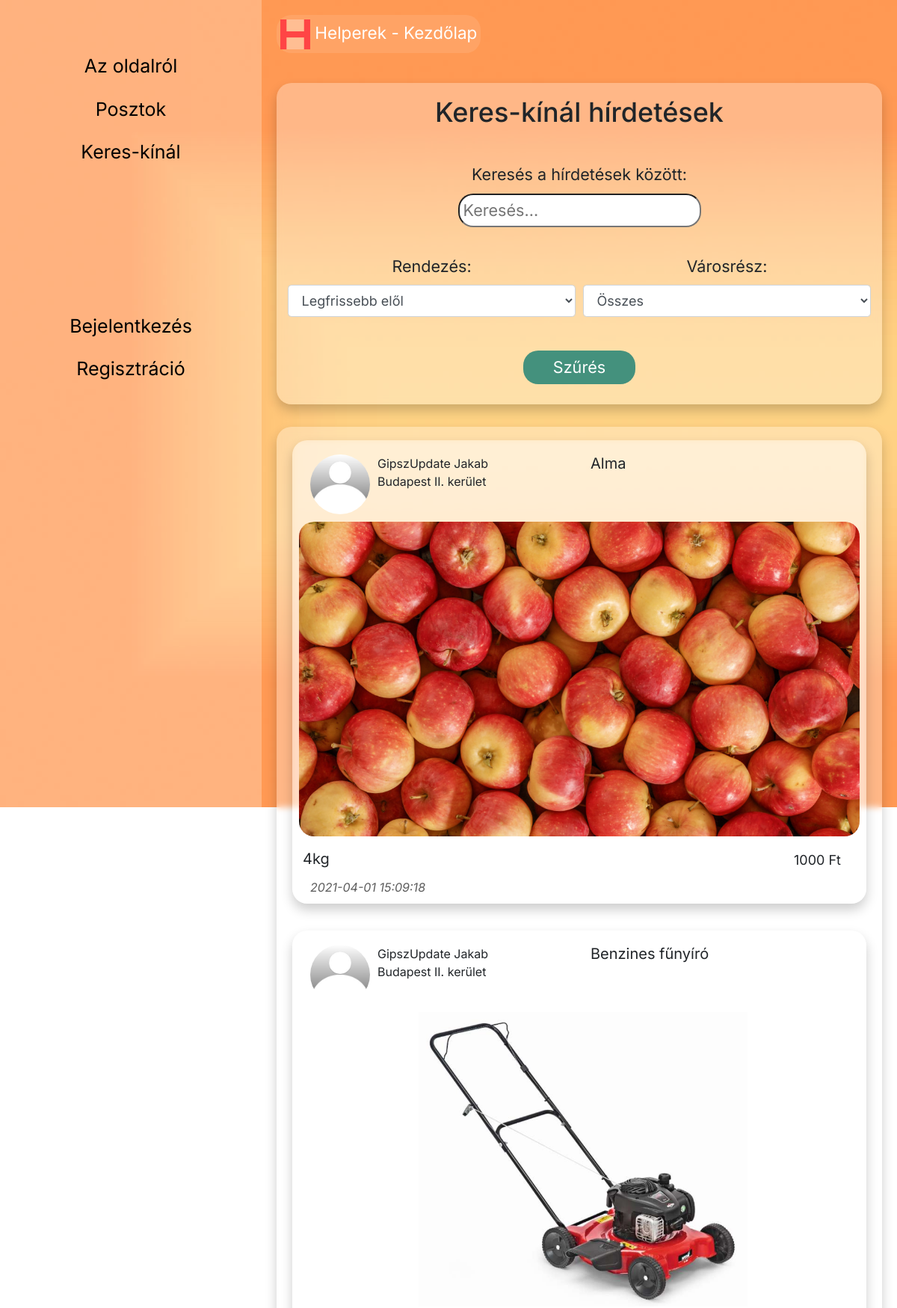
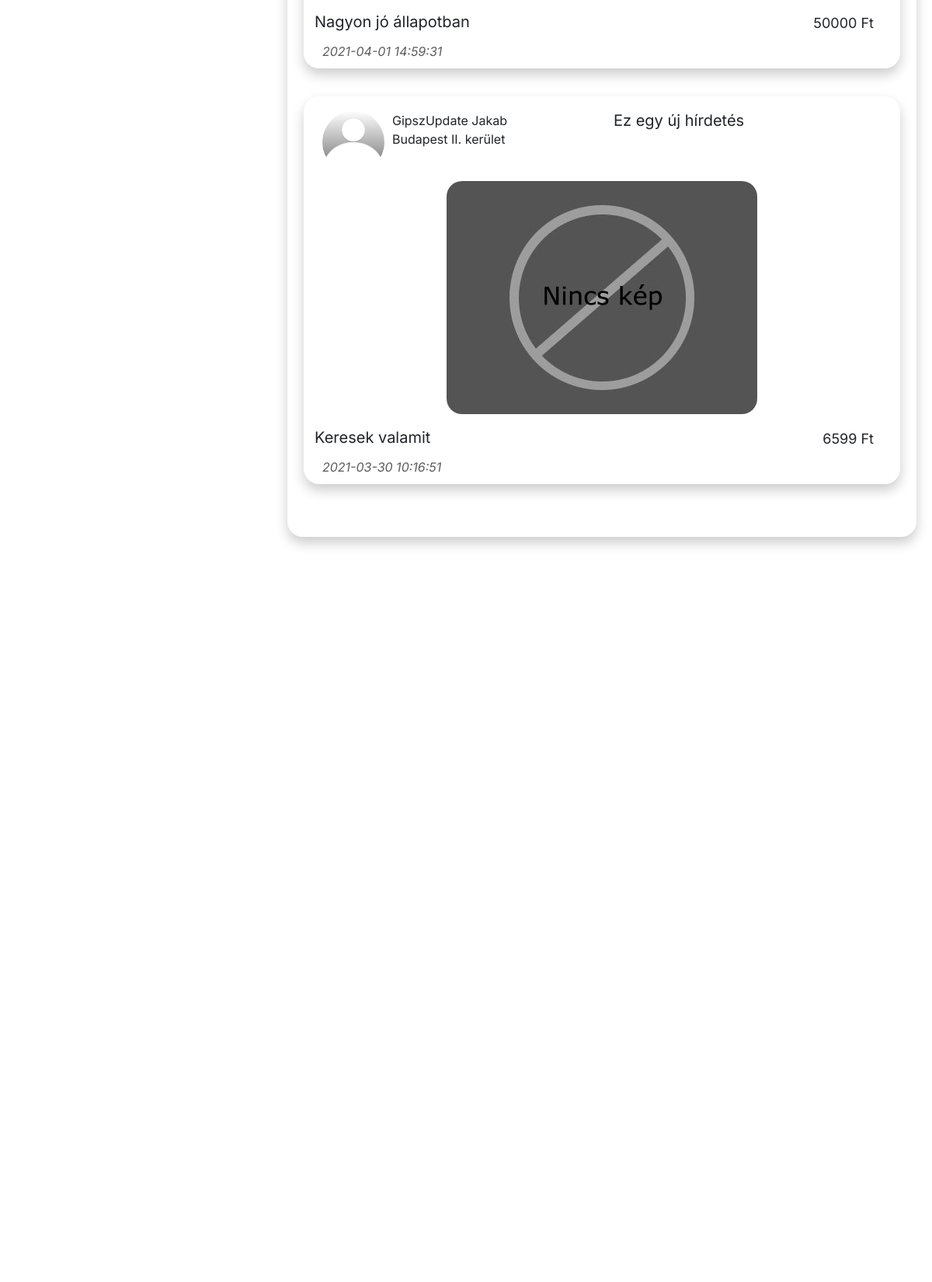
The app's page /Web_file/mainProject/index.php?controller=offer&action=index (upper part) with its own data (2 pictures, top to bottom).
### tables this page shows
CREATE TABLE `offers` (
  `id` int(11) NOT NULL,
  `author_id` bigint(20) NOT NULL,
  `offer_name` varchar(255) NOT NULL,
  `offer_description` text NOT NULL,
  `offer_images` text NOT NULL,
  `offer_price` int(11) NOT NULL,
  `offer_city` varchar(50) NOT NULL,
  `offer_timestamp` datetime NOT NULL DEFAULT current_timestamp() ON UPDATE current_timestamp()
);

CREATE TABLE `users` (
  `id` int(11) NOT NULL,
  `user_id` bigint(20) NOT NULL,
  `first_name` varchar(255) NOT NULL,
  `last_name` varchar(255) NOT NULL,
  `email` varchar(255) NOT NULL,
  `password_hash` varchar(255) NOT NULL,
  `date_of_birth` date DEFAULT NULL,
  `county` varchar(255) DEFAULT NULL,
  `city` varchar(255) DEFAULT NULL,
  `role` varchar(25) NOT NULL,
  `phone` varchar(15) DEFAULT NULL,
  `phone_visible` tinyint(1) NOT NULL DEFAULT 0,
  `about` text DEFAULT NULL
);

### Web_file/mainProject/src/app/controller/CommonController.php (called while the page is built, shortened)
<?php
class CommonController {
    protected $controllerName = null;
    protected function render($view,$data = []){
        extract($data);
        include("src/app/view/{$this->controllerName}/{$view}.php");
        return ob_get_clean();
    }
}

### Web_file/mainProject/src/app/controller/OfferController.php (called while the page is built, shortened)
<?php
require_once('src/app/model/User.php');
require_once('src/app/model/Offer.php');
class OfferController extends CommonController
{
    public function actionIndex()
    {
        if (isset($_GET['order']))
        {
            $offers = Offer::findAll($_GET['order']);
        }
        else
        {
            $offers = Offer::findAll("DESC");
        }
        return $this->render('index', [
            "offers" => $offers
        ]);
    }
}

### Web_file/mainProject/index.php (called while the page is built, shortened)
<?php
require_once("src/app/controller/OfferController.php");
$controllerName = !empty($_GET['controller'])?ucfirst($_GET['controller']) . "Controller":"UserController";
$actionName = !empty($_GET['action'])?"action".ucfirst($_GET['action']):"actionIndex";
$content = "";
if ($controllerName == "OfferController")
{
    $controller = new \app\controller\OfferController();
    if($actionName == "actionIndex")
    {
        $content = $controller->actionIndex();
    }
}
include("src/app/view/templates/main-template.php");
?>

### Web_file/mainProject/src/app/model/Offer.php (called while the page is built, shortened)
<?php
class Offer
{
    private $id;
    private $offer_name;
    private $offer_description;
    private $offer_images;
    private $offer_price;
    private $offer_timestamp;
    public function getId()
    {
        return $this->id;
    }
    public function getOffer_name()
    {
        return $this->offer_name;
    }
    public function getOffer_description()
    {
        return $this->offer_description;
    }
    public function getOffer_images()
    {
        return $this->offer_images;
    }
    public function getOffer_price()
    {
        return $this->offer_price;
    }
    public function getOffer_timestamp()
    {
        return $this->offer_timestamp;
    }
    public static function findAll($order)
    {
        $conn = Database::getConnection();
        if (strtoupper($order) == "DESC")
        {
            $sql = "SELECT * FROM `offers` ORDER BY `offer_timestamp` DESC";
        }
        else if (strtoupper($order) == "ASC")
        {
            $sql = "SELECT * FROM `offers` ORDER BY `offer_timestamp` ASC";
        }
        $statement = $conn->prepare($sql);
        $statement->execute();
        return $statement->fetchAll(PDO::FETCH_CLASS,self::class);
    }
}

### Web_file/mainProject/src/app/model/User.php (called while the page is built, shortened)
<?php
class User
{
    private $id;
    private $first_name;
    private $last_name;
    private $city;
    public function getId()
    {
        return $this->id;
    }
    public function getFirst_name()
    {
        return $this->first_name;
    }
    public function getLast_name()
    {
        return $this->last_name;
    }
    public function getCity()
    {
        return $this->city;
    }
    public static function findOneByUserId($user_id)
    {
        $conn = Database::getConnection();
        $sql = "SELECT * FROM users WHERE `user_id` = :user_id";
        $statement = $conn->prepare($sql);
        $statement->execute([
            ":user_id" => $user_id
        ]);
        return $statement->fetchObject(self::class);
    }
}

### Web_file/mainProject/src/app/view/offer/index.php (the view, shortened to what this page needs)
<?php
require_once("src/app/model/Offer.php");
require_once("src/app/model/User.php");
if (!isset($_POST['offer-search']))
{
    $offers = Offer::findAll("DESC");
}
else
{
    $offers = Offer::findAllByFilters($_POST['offer-search'], $_POST['offer']['city'], $_POST['offer']['order']);
}
$cities = [
    "Budapest I. kerület", "Budapest II. kerület", "Budapest III. kerület", "Budapest IV. kerület", "Budapest V. kerület",
    "Budapest VI. kerület", "Budapest VII. kerület", "Budapest VIII. kerület", "Budapest IX. kerület", "Budapest X. kerület",
    "Budapest XI. kerület", "Budapest XII. kerület", "Budapest XIII. kerület", "Budapest XIV. kerület", "Budapest XV. kerület",
    "Budapest XVI. kerület", "Budapest XVII. kerület", "Budapest XVIII. kerület", "Budapest XIX. kerület", "Budapest XX. kerület",
    "Budapest XXI. kerület", "Budapest XXII. kerület", "Budapest XXIII. kerület"
];
?>
<div class="container search-area pb-2">
    <div class="row">
        <div class="col-12 text-center my-3">
            <h2>Keres-kínál hírdetések</h2>
        </div>
    </div>
    <form action="index.php?controller=offer&action=index" method="POST" class="my-3 text-center">
        <div class="form-row my-3">
            <div class="form-group col-md-6 offset-md-3">
                <label for="offer-search">Keresés a hírdetések között:</label>
                <input type="search" name="offer-search" id="offer-search" placeholder="Keresés..." <?php echo (isset($_POST['offer-search']))?'value = ' . $_POST['offer-search']:"" ?> >
            </div>
        </div>
        <div class="form-row my-3">
            <div class="form-group col-md-6">
                <label for="offer-order">Rendezés:</label>
                <select class="form-control" name="offer[order]" id="offer-order">
                    <option value="DESC" <?= (isset( $_POST['offer']) && $_POST['offer']['order'] == "DESC")?"selected":"" ?> >Legfrissebb elől</option>
                </select>
            </div>
            <div class="form-group col-md-6">
                <label for="offer-city">Városrész:</label>
                <select name="offer[city]" id="offer-city" class="form-control">
                    <option value="All">Összes</option>
                </select>
            </div>
        </div>
        <input type="submit" value="Szűrés" class="btn-search mt-2">
    </form>
</div>
<div class="container post-container my-3">
    <div class="row">
        <?php if (isset($_POST['offer-search']) && count($offers) < 1) : ?>
            <div class="col-12 my-3">
                <div class="alert alert-warning text-center">Nincs a keresésnek megfelelő poszt! :(</div>
            </div>
        <?php else : ?>
        <?php foreach($offers as $offer) : ?>
            <?php $user = User::findOneByUserId($offer->getAuthor_id()); ?>
            <div class="col-12 offer-container my-3 p-2">
                <div class="row offer-header-row">
                    <div class="col-md-6 offer-user" onclick=<?= "location.href='index.php?controller=user&action=profile&id=" . $user->getId() . "';" ?> style="cursor: pointer;">
                        <img src="img/general_profile_picture.jpg" alt="user-profile-img" title="Ugrás a profilra" class="img-fluid">
                        <p>
                        <?php
                        echo $user->getLast_name() . " " . $user->getFirst_name();
                        ?> </br>
                        <?php
                        echo $user->getCity();
                        ?>
                        </p>
                    </div>
                    <div class="col-md-6 offer-header">
                        <p><?= $offer->getOffer_name() ?></p>
                    </div>
                </div>
                <div class="row mb-3">
                    <div class="col-12 offer-image" onclick=<?= "location.href='index.php?controller=offer&action=view&id=" . $offer->getId() . "';" ?> style="cursor: pointer;">
                    <?php if (!empty($offer->getOffer_images())) : ?>
                        <img src=<?= 'img/uploads/' . $offer->getOffer_images() ?> alt="offer-img" title="Ugrás a hírdetésre" class="img img-fluid">
                    <?php else : ?>
                        <img src="img/unknown_img.jpg" alt="offer-img" title="Ugrás a hírdetésre" class="img img-fluid">
                    <?php endif; ?>
                    </div>
                </div>
                <div class="row my-3">
                    <div class="col-8 offer-info">
                        <p><?= $offer->getOffer_description() ?></p>
                    </div>
                    <div class="col-4 offer-price">
                        <p><?= $offer->getOffer_price() ?> Ft</p>
                    </div>
                </div>
                <div class="col-12 post-time">
                    <?= $offer->getOffer_timestamp() ?>
                </div>
            </div>
        <?php endforeach; ?>
        <?php endif; ?>
    </div>
</div>

### Web_file/mainProject/src/app/view/templates/main-template.php (shortened to what this page needs)
<?php
require_once("src/app/model/User.php");
?>
<!DOCTYPE html>
<html lang="hu">
<head>
    <link rel="stylesheet" href="https://cdn.jsdelivr.net/npm/bootstrap@4.6.0/dist/css/bootstrap.min.css">
    <link rel="stylesheet" href="css/style.css">
</head>
<body>
    <?php include_once("src/app/view/templates/sidebar.php") ?>
    <div id="main">
    <?php include_once("src/app/view/templates/navbar.php") ?>
    <?= $content ?>
    </div>
</body>
</html>

### Web_file/mainProject/src/app/view/templates/sidebar.php (shortened to what this page needs)
<?php
require_once("src/app/model/User.php");
?>
<div id="mySidebar" class="sidebar">
    <a href="index.php?controller=site&action=about">Az oldalról</a>
    <a href="index.php?controller=post&action=index">Posztok</a>
    <a href="index.php?controller=offer&action=index">Keres-kínál</a>
    <?php if (isset($_SESSION['user_id'])) : ?>
        <a href="index.php?controller=post&action=create">Poszt létrehozása</a>
        <a href="index.php?controller=user&action=posts&order=desc">Saját posztok</a>
        <a href="index.php?controller=offer&action=create&order=desc">Hírdetés létrehozása</a>
        <a href="index.php?controller=user&action=offers&order=desc">Saját hírdetések</a>
        <a href=<?= "index.php?controller=user&action=profile&id=" . $user->getId() ?> >Fiók beállítások</a>
        <a class="btn btn-secondary btn-logout" href="index.php?controller=user&action=logout">Kijelentkezés</a>
    <?php else : ?>
        <a class="sidebar-action-buttons" href="index.php?controller=user&action=login">Bejelentkezés</a>
        <a href="index.php?controller=user&action=register">Regisztráció</a>
    <?php endif; ?>
</div>

### Web_file/mainProject/src/app/view/templates/navbar.php (shortened to what this page needs)
<nav class="nav navbar-right navbar-dark justify-content-between" id="navbar">
    <a class="navbar-brand" href="index.php?controller=user&action=index"><img src="img/logo.png" alt="Főoldal" title="Főoldal" class="img img-fluid img-logo"> Helperek - Kezdőlap</a>
</nav>

### Web_file/mainProject/css/style.css (style rules this page uses)
html { overflow-x: hidden; font-size: 18px; }
body { overflow-x: hidden; background-size: cover; font-family: 'Inter', sans-serif; min-height: 100vh; }
.sidebar { height: 100%; width: 0; position: fixed; z-index: 2; top: 0; left: 0; background-color: rgba(255, 255, 255, 0.25); overflow-x: hidden; padding-top: 60px; transition: 0.5s; }
.sidebar a { padding: 10px; text-decoration: none; font-size: 25px; color: #000000; display: block; transition: 0.2s; border-radius: 10px; text-align: center; }
#main { transition: margin-left .5s; padding: 20px; height: 100vh; }
.nav { position: relative; margin-bottom: 20px; }
.navbar-brand { background-color: rgba(255, 255, 255, 0.1); border-radius: 20px; padding-left: 5px; padding-right: 5px; }
.navbar-brand>.img-logo { width: 40px; }
.sidebar-action-buttons { margin-top: 50%; }
.container.search-area { background-color: rgba(255, 255, 255, 0.3); backdrop-filter: blur(4px); border-radius: 20px; box-shadow: 0px 8px 16px 0px rgba(0,0,0,0.2); max-width: 992px; margin: auto; font-size: 1.2em; margin-bottom: 30px; margin-top: 40px; }
.container.search-area input { border-radius: 20px; height: 2.5rem; padding: 5px; }
.post-container { background-color: rgba(255, 255, 255, 0.3); backdrop-filter: blur(4px); border-radius: 20px; box-shadow: 0px 8px 16px 0px rgba(0,0,0,0.2); max-width: 992px; margin: auto; font-size: 20px; padding-bottom: 50px; }
.post-time { font-style: italic; font-size: 16px; color:rgba(53, 53, 53, 0.8); position: absolute; bottom: 10px; display: flex; flex-direction: row; justify-content: space-between; }
.btn-search { background-color:rgb(68, 145, 125); color: white; width: 150px; padding: 10px 10px 10px 10px; border: none; border-radius: 20px; transition: 0.5s; }
.offer-container { background-color: rgba(255, 255, 255, 0.3); backdrop-filter: blur(4px); border-radius: 20px; box-shadow: 0px 8px 16px 0px rgba(0,0,0,0.2); max-width: 768px; margin: auto; font-size: 20px; padding: 20px; }
.offer-user { display: flex; flex-direction: row; font-size: 16px; padding-left: 30px; padding-top: 10px; }
.offer-header { text-align: justify; overflow: hidden; text-overflow: ellipsis; display: -webkit-box; -webkit-box-orient: vertical; -webkit-line-clamp: 2; line-height: 1.2em; max-height: 2.4em; padding-top: 10px; }
.offer-user img { max-width: 80px; max-height: 80px; border-radius: 50%; margin-right: 10px; }
.offer-image { display: flex; justify-content: center; }
.offer-image img { border-radius: 20px; min-width: 100px; min-height: 100px; margin-top: 10px; }
.offer-info { text-align: justify; overflow: hidden; text-overflow: ellipsis; display: -webkit-box; -webkit-box-orient: vertical; -webkit-line-clamp: 2; line-height: 1.2em; max-height: 2.4em; padding-left: 20px; }
.offer-price { text-align: right; font-size: 18px; padding-right: 40px; }

### records on screen
offers: users.last_name "GipszUpdate", users.first_name "Jakab", users.city "Budapest II. kerület", offer_name "Alma", offer_images (picture), offer_description "4kg", offer_price "1000", offer_timestamp "2021-04-01 15:09:18"
offers: users.last_name "GipszUpdate", users.first_name "Jakab", users.city "Budapest II. kerület", offer_name "Benzines fűnyíró", offer_images (picture), offer_description "Nagyon jó állapotban", offer_price "50000", offer_timestamp "2021-04-01 14:59:31"
offers: users.last_name "GipszUpdate", users.first_name "Jakab", users.city "Budapest II. kerület", offer_name "Ez egy új hírdetés", offer_description "Keresek valamit", offer_price "6599", offer_timestamp "2021-03-30 10:16:51"
